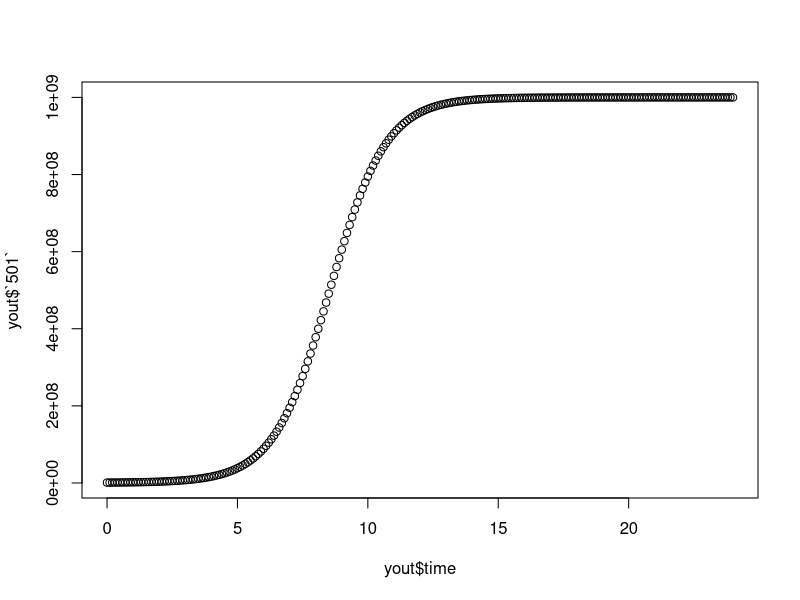

Recreate this plot in R.
library(deSolve)

#Define derivs func
derivs <- function(t, y, parms, n_x) {
  #The derivs function must return the derivative of all the variables at a
  # given time, in a list
  
  #Parms contains:  D_N, D_P, D_R (diffusion coefficients)
  #                 chi - chemotaxis sensitivity coeff
  #                 u_N - bact growth rate
  #                 k - bact carrying capacity
  #                 a - infection rate
  #                 b - burst size
  #                 c - consumption rate/cell
  
  #n_x is the number of grid spaces
  N <- y[1:n_x]
  P <- y[(n_x+1):(2*n_x)]
  R <- y[(2*n_x+1):(3*n_x)]
  
  N[N < 0] <- 0
  P[P < 0] <- 0
  R[R < 0] <- 0
  
  calc_gradient <- function(x) {
    return(c(diff(c(x[1:2])),
              diff(c(x[1:length(x)]), lag = 2)/2,
              diff(c(x[(length(x)-1):length(x)]))))
    #return(diff(c(x[1], x, x[length(x)])))
    #return(c(diff(x), 0))
  }
  
  #Calculate changes
  with(as.list(parms), {
    grad_N <- calc_gradient(N)
    grad_P <- calc_gradient(P)
    grad_R <- calc_gradient(R)
    
    #Have a problem where N has to be diff-d twice while the others
    # only once
    # and diff always reduces size of vector by 1
    # so have to decide how to handle edge cases
    
    dN = calc_gradient(D_N*grad_N - chi*N*grad_R) +
          u_N*N*(1-(N/k)) - a*N*P
    dP = D_P*calc_gradient(grad_P) + a*(b-1)*N*P
    dR = D_R*calc_gradient(grad_R) - c*N
    
    return(list(c(dN, dP, dR)))
  })
}

#time in hours
parms <- c(D_N = 1, D_P = 5, D_R = 10,
           chi = 1,
           u_N = 1,
           k = 10**9,
           a = 10**-12,
           b = 50,
           c = 1)
n_x <- 1001
y_init = matrix(c(rep(0, (n_x-1)/2), 10**6, rep(0, (n_x-1)/2),
                  rep(0, n_x),
                  rep(10, n_x)),
                ncol = 3)
times = seq(from = 0, to = 24, by = 0.1)

#Run derivs
yout <- as.data.frame(ode.1D(y = y_init, times = times,
               func = derivs, parms = parms, n_x = n_x,
               nspec = 3, names = c("N", "P", "R")))

#1st col: time, cols 2:n_x+1 - density of N at spot x
#         then start w/ P cols, then start w/ R cols
plot(y = yout$`501`, x = yout$time)
